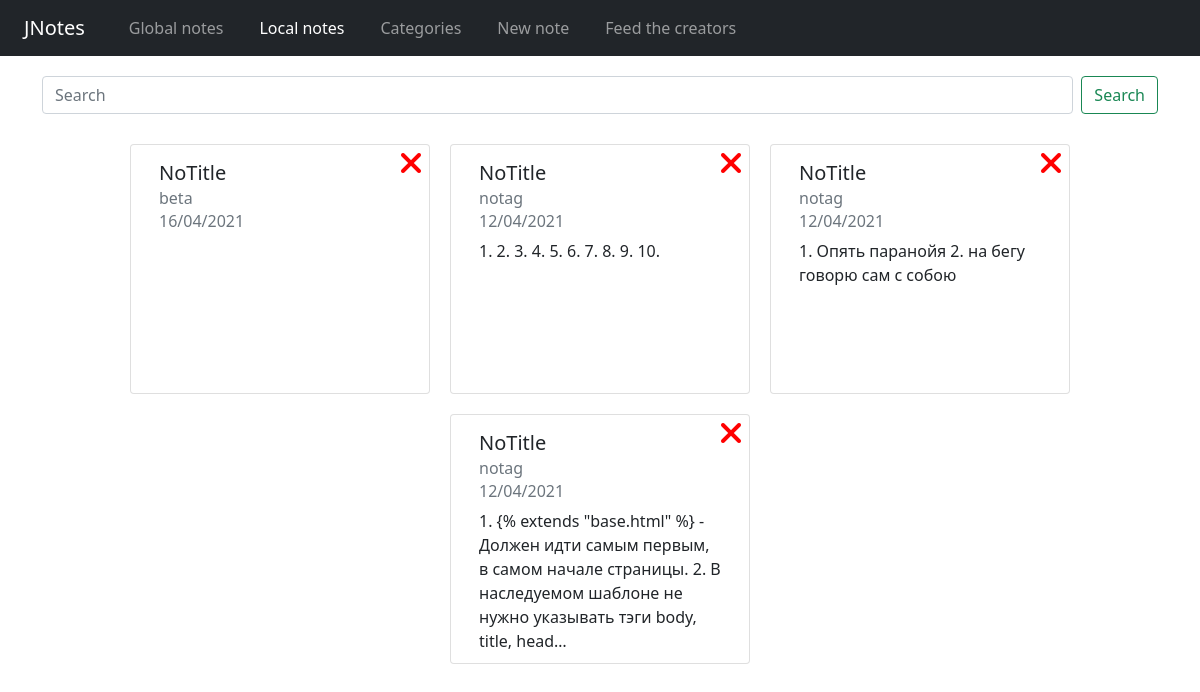
The app's page /, older data.
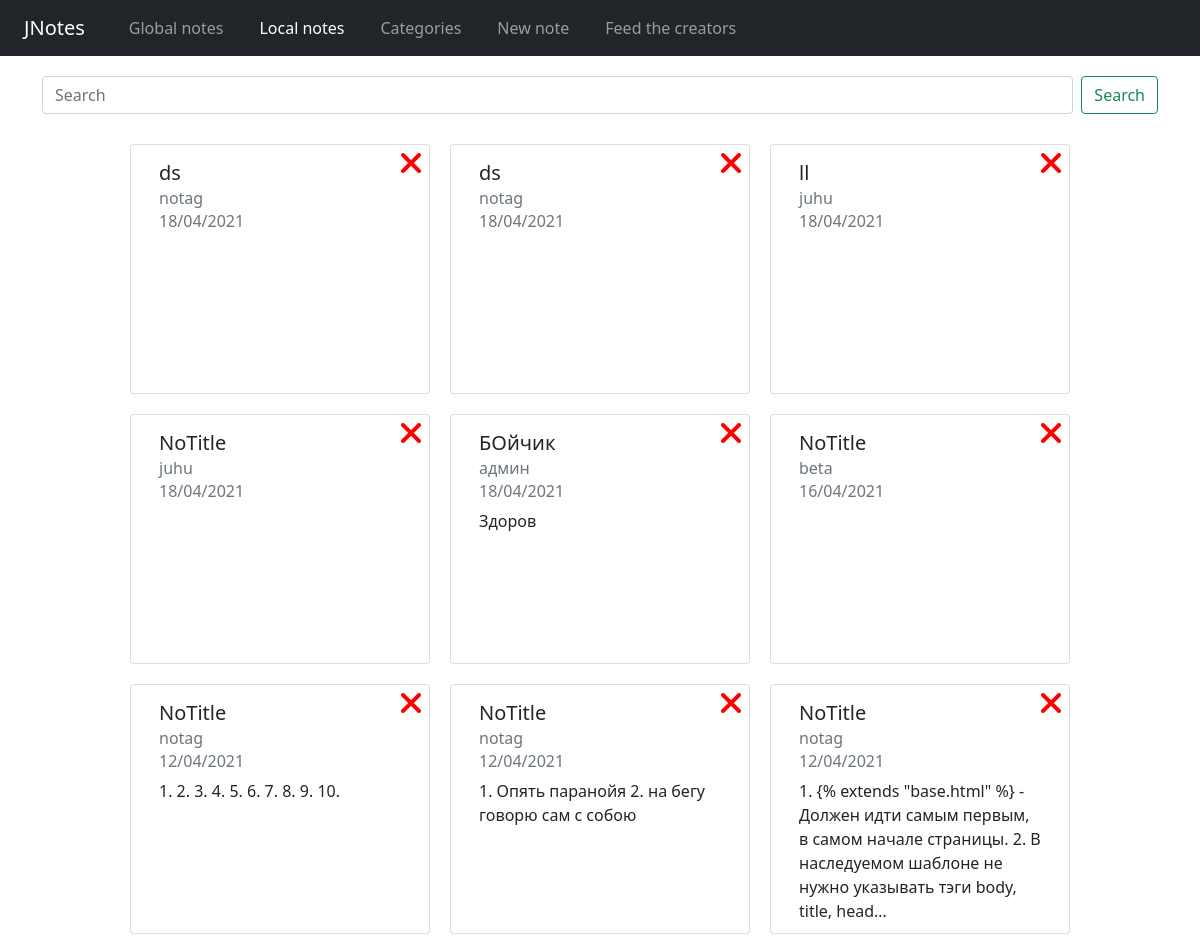
The same page, newer data.
### notes/models.py (models this page shows, shortened)
class Note(models.Model):
    title_note = models.CharField(blank=True, max_length=150, verbose_name='Заголовок')
    category_note = models.ForeignKey(Category, blank=True, on_delete=models.CASCADE, verbose_name='категория')
    content_note = models.TextField(blank=True, verbose_name='Контент')
    date_note = models.DateTimeField(auto_now_add=True, verbose_name='Дата создания')
    class Meta:
        verbose_name = 'Заметка'
        verbose_name_plural = 'Заметки'
        ordering = ['-date_note']

class Category(models.Model):
    name = models.CharField(max_length=255, unique=True, editable=True)
    def __str__(self):
        return self.name
    class Meta:
        verbose_name = 'Категория'
        verbose_name_plural = 'Категории'
        ordering = ['name']

### notes/views.py (the view)
# urls.py: path('', HomeView.as_view(), name='home'),
class HomeView(ListView):
    model = Note
    template_name = 'notes/home.html'
    ordering = ['-date_note']
    context_object_name = 'notes_list'

### notes/templates/notes/home.html (shortened to what this page needs)
{% extends 'base.html' %}
{% load static %}
{% block content %}
<link rel="stylesheet" href="{% static 'css/home.css' %}">
{% include 'inc/_search_field.html' %}
<div class="container card-container">
    <div class="row justify-content-center">
    {% if notes_list %}
        {% for post in notes_list %}
        <div onclick="window.location='{% url 'notes:note-detail' post.pk %}'" class="card col-md-12 col-12x">
            <div class="card-body">
                <div class="card-delete">
                    <a href="{% url 'notes:note-delete' post.pk %}">
                        <i class="fas fa-times fa-2x"></i>
                    </a>
                </div>
                <h5 class="card-title">{{ post.title_note }}</h5>
                <h6 class="card-subtitle mb-2 text-muted">{{ post.category_note }}</h6>
                <h6 class="card-subtitle mb-2 text-muted">{{ post.date_note|date:"d/m/Y" }}</h6>
                <p class="card-text">{{ post.content_note|truncatechars:150 }}</p>
            </div>
        </div>
        {% endfor %}
        {% else %}
        <p class="h1 justify-content">ahahahahahahah</p>
        {% endif %}
    </div>
</div>
{% endblock %}

Row changes from the older to the newer data that the page shows:
added Note: title_note "ds", category_note "notag", date_note "18/04/2021"
added Note: title_note "ds", category_note "notag", date_note "18/04/2021"
added Note: title_note "ll", category_note "juhu", date_note "18/04/2021"
added Note: title_note "NoTitle", category_note "juhu", date_note "18/04/2021"
added Note: title_note "БОйчик", category_note "админ", date_note "18/04/2021", content_note "Здоров"
